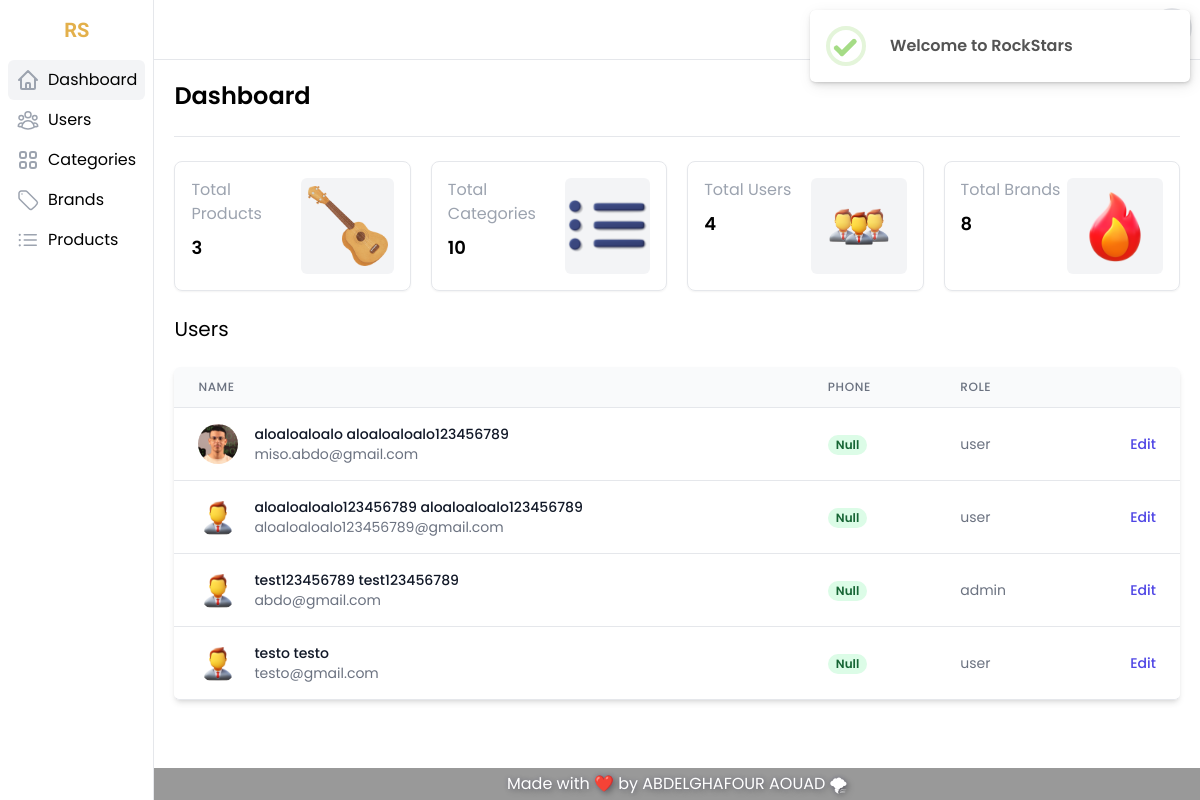
/code/dashboard.php (signed in), run on the app's committed database.
### tables this page shows
CREATE TABLE IF NOT EXISTS `users` (
  `id` int NOT NULL AUTO_INCREMENT,
  `first_name` varchar(255) NOT NULL,
  `last_name` varchar(255) NOT NULL,
  `email` varchar(255) NOT NULL,
  `password` varchar(255) NOT NULL,
  `phone` varchar(20) DEFAULT NULL,
  `role_id` int NOT NULL DEFAULT '1',
  `created_at` timestamp NOT NULL DEFAULT CURRENT_TIMESTAMP,
  `updated_at` timestamp NOT NULL DEFAULT CURRENT_TIMESTAMP,
  `updated_by` int DEFAULT NULL,
  `picture` text,
  PRIMARY KEY (`id`)
);

CREATE TABLE IF NOT EXISTS `roles` (
  `id` int NOT NULL AUTO_INCREMENT,
  `name` varchar(20) NOT NULL,
  `description` text NOT NULL,
  PRIMARY KEY (`id`)
);

### code/scripts.php (called while the page is built, shortened)
<?php
include_once 'connection.php';
function getAllUsers()
{
      global $conn;
      $sql = "SELECT users.id, users.first_name, users.last_name, users.email, users.picture , users.phone,
      roles.name as role FROM users inner join roles on roles.id=users.role_id";
      $res = mysqli_query($conn, $sql);
      return $res;
}
function countProducts()
{
      global $conn;
      $sql = "SELECT count(id) FROM products ";
      $res = mysqli_fetch_assoc(mysqli_query($conn, $sql))['count(id)'];
      return $res;
}
function countBrands()
{
      global $conn;
      $sql = "SELECT count(id) FROM brands ";
      $res = mysqli_fetch_assoc(mysqli_query($conn, $sql))['count(id)'];
      return $res;
}
function countCategories()
{
      global $conn;
      $sql = "SELECT count(id) FROM categories ";
      $res = mysqli_fetch_assoc(mysqli_query($conn, $sql))['count(id)'];
      return $res;
}
function countUsers()
{
      global $conn;
      $sql = "SELECT count(id) FROM users ";
      $res = mysqli_fetch_assoc(mysqli_query($conn, $sql))['count(id)'];
      return $res;
}

### code/dashboard.php (the view, shortened to what this page needs)
<?php
require_once 'scripts.php';
$users = getAllUsers();
$countProducts = countProducts();
$countUsers = countUsers();
$countCategories = countCategories();
$countBrands = countBrands();
?>
<!DOCTYPE html>
<html lang="en">
<head>
  <link rel="stylesheet" href="assets/css/main.css" />
</head>
<body class="font-Poppins">
  <div class="flex h-screen overflow-y-hidden bg-white">
    <aside class="inset-y-0 z-10 flex flex-col flex-shrink-0 w-fit max-h-screen overflow-hidden transition-all transform bg-white border-r shadow-lg lg:z-auto lg:static lg:shadow-none">
      <div class="flex items-center justify-center flex-shrink-0 p-2">
        <a href="index.php" class="pt-2">
          <div class="font-RockStars font-semibold text-sm ms:text-xl md:text-xl">
            <span class="text-gold">RS</span>
          </div>
        </a>
      </div>
      <nav class="flex-1 overflow-hidden hover:overflow-y-auto">
        <ul class="p-2 overflow-hidden">
          <li>
            <a href="dashboard.php" class="flex justify-start items-center p-2 space-x-2 rounded-md bg-gray-100">
              <span>
              </span>
              <span class="hidden md:block">Dashboard</span>
            </a>
          </li>
          <li>
            <a href="users.php" class="flex justify-start items-center p-2 space-x-2 rounded-md hover:bg-gray-100">
              <span>
              </span>
              <span class="hidden md:block">Users</span>
            </a>
          </li>
          <li>
            <a href="categories.php" class="flex justify-start items-center p-2 space-x-2 rounded-md hover:bg-gray-100">
              <span>
              </span>
              <span class="hidden md:block">Categories</span>
            </a>
          </li>
          <li>
            <a href="brands.php" class="flex justify-start items-center p-2 space-x-2 rounded-md hover:bg-gray-100">
              <span>
              </span>
              <span class="hidden md:block">Brands</span>
            </a>
          </li>
          <li>
            <a href="products.php" class="flex justify-start items-center p-2 space-x-2 rounded-md hover:bg-gray-100">
              <span>
              </span>
              <span class="hidden md:block">Products</span>
            </a>
          </li>
        </ul>
      </nav>
    </aside>
    <div class="flex flex-col flex-1 h-full overflow-hidden">
      <?php include 'include/header-dashboard.php'; ?>
      <main class="flex-1 max-h-full p-5 overflow-hidden overflow-y-scroll">
        <div class="flex flex-col items-start justify-between pb-6 space-y-4 border-b lg:items-center lg:space-y-0 lg:flex-row">
          <h1 class="text-2xl font-semibold whitespace-nowrap">Dashboard</h1>
        </div>
        <div class="grid grid-cols-1 gap-5 mt-6 sm:grid-cols-2 lg:grid-cols-4">
          <div class="p-4 transition-shadow border rounded-lg shadow-sm hover:shadow-lg">
            <div class="flex items-start justify-between">
              <div class="flex flex-col space-y-2">
                <span class="text-gray-400">Total Products</span>
                <span class="text-lg font-semibold"><?= $countProducts ?></span>
              </div>
              <div class="h-24 w-24 flex justify-center bg-gray-100 rounded-md">
                <img class="w-20 my-auto" src="assets/img/product.png" alt="">
              </div>
            </div>
          </div>
          <div class="p-4 transition-shadow border rounded-lg shadow-sm hover:shadow-lg">
            <div class="flex items-start justify-between">
              <div class="flex flex-col space-y-2">
                <span class="text-gray-400">Total Categories</span>
                <span class="text-lg font-semibold"><?= $countCategories ?></span>
              </div>
              <div class="h-24 w-24 flex justify-center bg-gray-100 rounded-md">
                <img class="w-20 my-auto" src="assets/img/categories.png" alt="">
              </div>
            </div>
          </div>
          <div class="p-4 transition-shadow border rounded-lg shadow-sm hover:shadow-lg">
            <div class="flex items-start justify-between">
              <div class="flex flex-col space-y-2">
                <span class="text-gray-400">Total Users</span>
                <span class="text-lg font-semibold"><?= $countUsers ?></span>
              </div>
              <div class="h-24 w-24 flex justify-center bg-gray-100 rounded-md">
                <img class="w-20 my-auto" src="assets/img/users.png" alt="">
              </div>
            </div>
          </div>
          <div class="p-4 transition-shadow border rounded-lg shadow-sm hover:shadow-lg">
            <div class="flex items-start justify-between">
              <div class="flex flex-col space-y-2">
                <span class="text-gray-400">Total Brands</span>
                <span class="text-lg font-semibold"><?= $countBrands ?></span>
              </div>
              <div class="h-24 w-24 flex justify-center bg-gray-100 rounded-md">
                <img class="w-20 my-auto" src="assets/img/brands.png" alt="">
              </div>
            </div>
          </div>
        </div>
        <h3 class="mt-6 text-xl">Users</h3>
        <div class="flex flex-col mt-6">
          <div class="-my-2 overflow-x-auto sm:-mx-6 lg:-mx-8">
            <div class="inline-block min-w-full py-2 align-middle sm:px-6 lg:px-8">
              <div class="overflow-hidden border-b border-gray-200 rounded-md shadow-md">
                <table class="min-w-full overflow-x-scroll divide-y divide-gray-200">
                  <thead class="bg-gray-50">
                    <tr>
                      <th scope="col" class="px-6 py-3 text-xs font-medium tracking-wider text-left text-gray-500 uppercase">Name</th>
                      <th scope="col" class="px-6 py-3 text-xs font-medium tracking-wider text-left text-gray-500 uppercase">Phone</th>
                      <th scope="col" class="px-6 py-3 text-xs font-medium tracking-wider text-left text-gray-500 uppercase">Role</th>
                      <th scope="col" class="relative px-6 py-3">
                      </th>
                    </tr>
                  </thead>
                  <tbody class="bg-white divide-y divide-gray-200">
                    <?php
                    foreach ($users as $user) {
                    ?>
                      <tr class="transition-all hover:bg-gray-100 hover:shadow-lg">
                        <td class="px-6 py-4 whitespace-nowrap">
                          <div class="flex items-center">
                            <div class="flex-shrink-0 w-10 h-10">
                              <img class="w-10 h-10 rounded-full" src="assets/img/users/<?= ($user['picture']) ?  $user['picture'] :  'avatar.png' ?>" alt="<?= $user['first_name'] . '_' . $user['last_name'] ?>" />
                            </div>
                            <div class="ml-4">
                              <div class="text-sm font-medium text-gray-900"><?= $user['first_name'] . ' ' . $user['last_name'] ?></div>
                              <div class="text-sm text-gray-500"><?= $user['email'] ?></div>
                            </div>
                          </div>
                        </td>
                        <td class="px-6 py-4 whitespace-nowrap">
                          <span class="inline-flex px-2 text-xs font-semibold leading-5 text-green-800 bg-green-100 rounded-full"> <?= ($user['phone']) ?  $user['phone'] :  'Null' ?> </span>
                        </td>
                        <td class="px-6 py-4 text-sm text-gray-500 whitespace-nowrap"><?= $user['role'] ?></td>
                        <td class="px-6 py-4 text-sm font-medium text-right whitespace-nowrap">
                          <a href="edit.php?id_user=<?= $user['id'] ?>" class="text-indigo-600 hover:text-indigo-900">Edit</a>
                        </td>
                      </tr>
                    <?php
                    }
                    ?>
                  </tbody>
                </table>
              </div>
            </div>
          </div>
        </div>
      </main>
      <footer class="py-1 bg-transparentBlack">
        <div class="container mx-auto">
          <p class="text-shadow-lg text-xs md:text-base text-center text-white">Made with ❤️ by ABDELGHAFOUR AOUAD 🌪</p>
        </div>
      </footer>
    </div>
  </div>
</body>
</html>

### code/include/header-dashboard.php (shortened to what this page needs)
<header class="flex-shrink-0 border-b">
      <div class="flex items-center justify-end p-2">
            <div class="relative flex items-center space-x-3">
                  <div class="relative">
                        <button id="dropdown" class="p-1 bg-gray-200 rounded-full focus:outline-none focus:ring">
                        </button>
                  </div>
            </div>
      </div>
</header>

### data on the page
users: picture (picture), first_name "aloaloaloalo", last_name "aloaloaloalo123456789", email "miso.abdo@gmail.com", shows "Null", role.name "user"
users: first_name "aloaloaloalo123456789", last_name "aloaloaloalo123456789", email "aloaloaloalo123456789@gmail.com", shows "Null", role.name "user"
users: first_name "test123456789", last_name "test123456789", email "abdo@gmail.com", shows "Null", role.name "admin"
users: first_name "testo", last_name "testo", email "testo@gmail.com", shows "Null", role.name "user"

### other printed values
$countProducts "3"
$countCategories "10"
$countUsers "4"
$countBrands "8"
